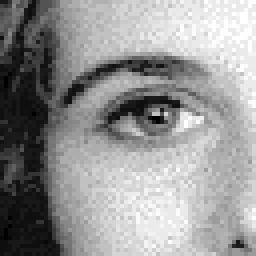
#> input picture Images/Chapter3/Input/eye.png, 64 x 64 px, found by its file name (shown 4 times larger)
$ python FourierConvolution.py
#> lines starting #> are read from the running program, lines starting #| are printed output that depends on the picture
### ExamplesPython_3.6/Modules/ImageUtilities.py
'''
Feature Extraction and Image Processing
Mark S. Nixon & Alberto S. Aguado
http://www.southampton.ac.uk/~msn/book/
ImageUtilities: Helper module to support image read, create, show and write
                Uses PIL and numpy to work with arrays containing image data
'''

# Image load by using PIL
from PIL import Image

# Array to store image data
from numpy import array, zeros, amax, amin, clip

# Read an image returning an array with 3 color components
# [8 lines left out: function imageReadRGB, not called in this run]

# Read an image returning an array with 1 component
def imageReadL(fileName):
#> called with fileName = '../../Images/Chapter5/Input/Eye.png'
    inputImage = Image.open(fileName)
#> inputImage is the input picture: PIL image 64x64 RGBA; mean R, G, B, A 149.1, 149.1, 149.1, 255
    width, height = inputImage.size
#> width = 64; height = 64

    inputArray = array(inputImage)
    outputArray = zeros((height, width), dtype='uint8')

    # Combine pixel values, for each row and column
    for y in range(0, height):
        for x in range(0, width):
            rgb = inputArray[y,x]
            outputArray[y,x] = (int(rgb[0]) + int(rgb[1]) + int(rgb[2])) / 3

    return outputArray, width, height

# Save a image containing float as a gray level image
# [37 lines left out: functions imageSaveF, imageSaveL, imageSaveRGB, createImageRGB, not called in this run]

# Create a zero array with a color components
def createImageL(width, height):
    outputArray = zeros((height, width), dtype='uint8')

    return outputArray

# Create a zero array two float components
# [10 lines left out: functions createImageUV, createImage2I, not called in this run]

# Create a zero array with float components
def createImageF(width, height, numComponents = 1):
    if numComponents == 1:
        outputArray = zeros((height, width), dtype='float')
    else:
        outputArray = zeros((height, width, numComponents), dtype='float')

    return outputArray

# Create a multidimensional dimensional array
# [89 lines left out: functions createImageNF, createImageFromDataF, createScaleImageL, scaleImageL, createVectorFromDataF, createVectorF and 3 more, not called in this run]

# Show an array containing image data
def showImageF(image, maxScale = 1):
    height = len(image)
    width = len(image[0])

    maximum = amax(image)
    minimum = amin(image)

    # Create a gray level image for display
    outputArray = createImageL(width, height)

    # Scale the float values into gray scale values
    for y in range(0, height):
        for x in range(0, width):
            if maximum != minimum:
                outputArray[y,x] = clip( 255.0 * (image[y,x]*maxScale - minimum) / (maximum - minimum), 0, 255.0)
            else:
                outputArray[y,x] = image[y,x]

    # Create output and show
    outputImage = Image.fromarray(outputArray, 'L')
    outputImage.show()

### ExamplesPython_3.6/Modules/ImagePropertiesUtilities.py
'''
Feature Extraction and Image Processing
Mark S. Nixon & Alberto S. Aguado
http://www.southampton.ac.uk/~msn/book/
ImagePropertiesUtilities: Helper module to obtain information from an image
'''

# Array to store image data
from numpy import amax, amin, unravel_index

# Mean form a float image
# [16 lines left out: function meanStddev, not called in this run]

# Return the maximum and minimum
def imageMaxMin(image):
    maximum = amax(image)
    minimum = amin(image)

    return maximum, minimum

# Return the maximum position
# [40 lines left out: functions imageArgMax, peakDetectorImageL, peakDetectorVector, not called in this run]

### ExamplesPython_3.6/Modules/PlotUtilities.py
'''
Feature Extraction and Image Processing
Mark S. Nixon & Alberto S. Aguado
http://www.southampton.ac.uk/~msn/book/
PlotUtilities: Helper module to show plots of image data
          Uses numpy  and matplotlib to work with arrays and plots
'''

# Math functions
import math

# Array to store data
import numpy as np

# Array to store image data
from numpy import zeros

# Plot functions
import matplotlib.pyplot as plt
import matplotlib.ticker as ticker

# Two alternative ways to import Axes3D.
import importlib
importlib.import_module('mpl_toolkits.mplot3d').Axes3D
#from mpl_toolkits.mplot3d import Axes3D

# Plot a histogram of data
# [130 lines left out: functions plotHistogram, plotCurve, plot2Curves, plotCurves, plotCurveXY, plot3DColorHistogram, not called in this run]

# Plot a histogram of data
def plot3DHistogram(dataZ, zRange=[0, 0], axesView=[0,0], zTicks = True):

    # Function formatter to simulate zlim_3d
    def major_formatter(x, pos):
        return "{:.1f}".format(x+zRange[0])

    width = dataZ.shape[1]
    height = dataZ.shape[0]

    # Z clipping fails to clip bar charts
    if zRange[0] != 0:
        for x in range(0, width):
            for y in range(0, height):
                dataZ[y,x] -= zRange[0]
                if dataZ[y,x] < 0:
                    dataZ[y,x] = 0

    # Convert data to array
    zData = np.array(dataZ)

    # Create an X-Y mesh of the same dimension as the 2D data
    xData, yData = np.meshgrid( np.arange(width), np.arange(height))

    # Flatten the arrays so that they may be passed to "axes.bar3d".
    xData = xData.flatten()
    yData = yData.flatten()
    zData = zData.flatten()

    # Create figure
    fig = plt.figure()
    axes = fig.gca(projection='3d')
    axes.bar3d( xData, yData, np.zeros(len(zData)), .98, .98, zData, alpha=1.0, zsort='min')

    # Axes
    axes.set_xlim3d(0, width)
    axes.set_ylim3d(0, height)

    # View
    if axesView[0] != 0 or axesView[1] != 0:
        axes.view_init(axesView[0], axesView[1])

    # Shift the tick labels up by minimum, set_zlim3d does not work
    if zRange[0] != 0 or zRange[1] != 0:
        if zTicks:
            axes.zaxis.set_major_formatter(ticker.FuncFormatter(major_formatter))
        else:
            axes.zaxis.set_major_formatter(ticker.NullFormatter())

    # Set the shifted range
    if zRange[0] != 0 or zRange[1] != 0:
        axes.set_zlim3d([0, zRange[1] - zRange[0]])

    plt.show()

# Plot a surface of data
# [143 lines left out: functions plotColorSurface, plotSurface, plotWireframe, plotQuiver, not called in this run]

### ExamplesPython_3.6/Chapter5/FourierConvolution.py
'''
Feature Extraction and Image Processing
Mark S. Nixon & Alberto S. Aguado
http://www.southampton.ac.uk/~msn/book/
Chapter 5
FourierConvolution: Compute the matching of a template in an image by using Fourier convolutions
'''

# Set module functions
from ImageUtilities import imageReadL, showImageL, createImageF, showImageF
from FourierUtilities import  computeCoefficients, reconstruction
from ImagePropertiesUtilities import imageMaxMin
from PrintUtilities import printText
from PlotUtilities import plot3DHistogram

# Iteration
from timeit import itertools

'''
Parameters:
    pathToDir = Input image directory
    imageName = Input image name
    templateName = Input template image name
    addQuadraticTerm = Set to true to add the square term so that is equivalent to SSD
'''
pathToDir = "../../Images/Chapter5/Input/"
imageName = "Eye.png"
templateName = "EyeTemplate.png"
addQuadraticTerm = True

# Read image into array
inputImage, width, height = imageReadL(pathToDir + imageName)
#> width = 64; height = 64
templateImage, widthTemplate, heightTemplate = imageReadL(pathToDir + templateName)
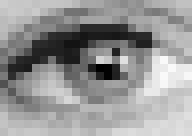
#> input picture Images/Chapter5/Input/eyeTemplate.png, 24 x 17 px, found by its file name (shown 8 times larger)
#> in imageReadL, inputImage is the input picture: PIL image 24x17 RGBA; mean R, G, B, A 149.6, 149.6, 149.6, 255
#> widthTemplate = 24; heightTemplate = 17

# We pad the input and template to this size
widthPad = width + widthTemplate - 1
#> widthPad = 87
heightPad = height + heightTemplate - 1
#> heightPad = 80

# Pad input
inputPad = createImageF(widthPad, heightPad)
#> inputPad: shape (80, 87) float64; every value is 0
for x,y in itertools.product(range(0, width), range(0, height)):
    inputPad[y,x] = inputImage[y,x]
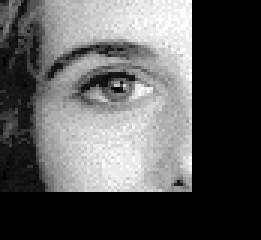
#> inputPad: shape (80, 87) float64 (shown 3 times larger); min 0, max 255, mean 87.8

# Pad and invert template
templatePad = createImageF(widthPad, heightPad)
templatePadFlip = createImageF(widthPad, heightPad)
for x,y in itertools.product(range(0, widthTemplate), range(0, heightTemplate)):
    templatePad[y,x] = templateImage[y, x]
    templatePadFlip[y,x] = templateImage[heightTemplate-y-1, widthTemplate-x-1]
#> templatePad: shape (80, 87) float64; min 0, max 249, mean 8.8
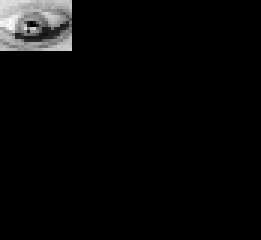
#> templatePadFlip: shape (80, 87) float64 (shown 3 times larger); min 0, max 249, mean 8.8

# Show input image and template
showImageF(inputPad)
#> in showImageF, `width = len(image[0])`: width = 87
#> in showImageF, `maximum = amax(image)`: maximum = 255
#> in showImageF, `minimum = amin(image)`: minimum = 0
#> in showImageF, `outputArray = createImageL(width, height)`: outputArray: shape (80, 87); every value is 0
showImageF(templatePad)
#> call 2 of showImageF, with maxScale = 1
#> in showImageF (call 2), `maximum = amax(image)`: maximum = 249
#> after the loop in showImageF (call 2), `for y in range(0, height):`:
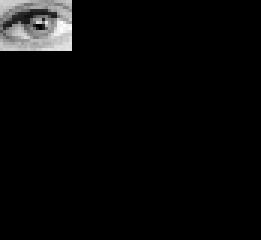
#> outputArray: shape (80, 87) (shown 3 times larger); min 0, max 255, mean 8.9

# Compute correlation in image domain sum of square differences
squaredTerm = createImageF(widthPad, heightPad)
corrImage = createImageF(widthPad, heightPad)
for x,y in itertools.product(range(0, widthPad), range(0, heightPad)):
    for w,h in itertools.product(range(-widthTemplate+1,1),                         \
                                 range(-heightTemplate+1,1)):
        p, q = x+w, y+h
        if p >=0 and q>=  0 and p < width and q < height:
            squaredTerm[y,x] += inputPad[q,p] * inputPad[q,p]
            corrImage[y,x] += 2.0 * templatePad[h+heightTemplate-1,w+widthTemplate-1] * inputPad[q,p]
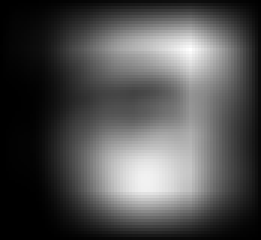
#> squaredTerm: shape (80, 87) float64 (shown 3 times larger); min 256, max 21293625, mean 6612741; drawn with min black and max white

if addQuadraticTerm:
    for x,y in itertools.product(range(0, widthPad), range(0, heightPad)):
        corrImage[y,x] += -squaredTerm[y,x]
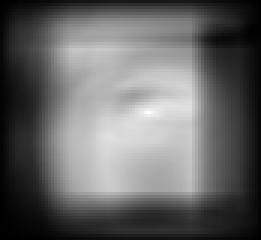
#> corrImage: shape (80, 87) float64 (shown 3 times larger); min 5920, max 10219239, mean 4098198.5; drawn with min black and max white

showImageF(corrImage)
maxima, minima = imageMaxMin(corrImage)
#> in imageMaxMin, `maximum = amax(image)`: maximum = 10219239
#> in imageMaxMin, `minimum = amin(image)`: minimum = 5920
#> maxima = 10219239; minima = 5920
plot3DHistogram(corrImage, [2*(minima+maxima)/3, maxima], [15, -47], False)
#> after the loop in plot3DHistogram, `for x in range(0, width):`:
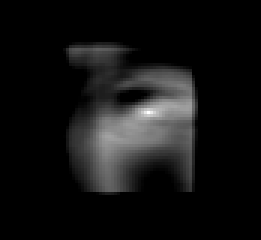
#> dataZ: shape (80, 87) float64 (shown 3 times larger); min 0, max 3402466.3, mean 253495.9; drawn with min black and max white
#> in plot3DHistogram, `zData = zData.flatten()`: zData = 6960 values, max 3402466.3 at index 3268, min 0 at index 0, mean 253495.9
#> (the run stopped early here; a loop or call above may not have finished)
